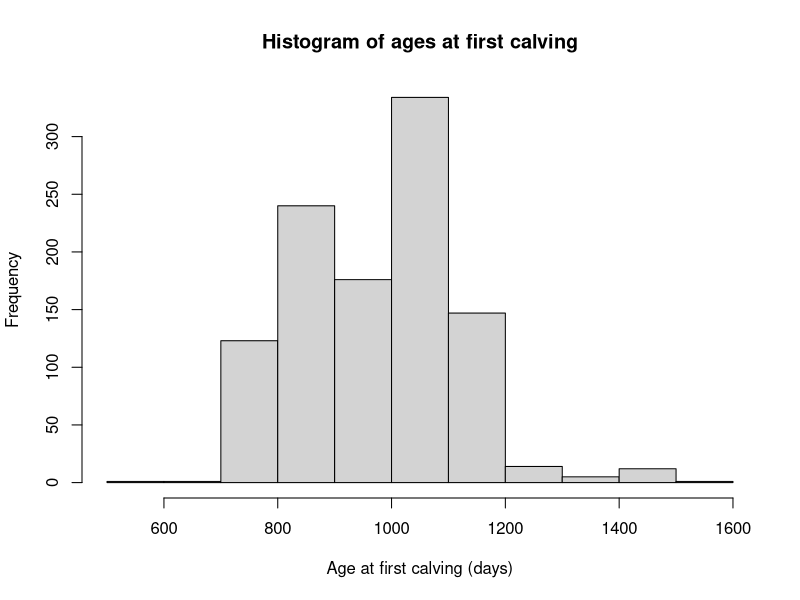
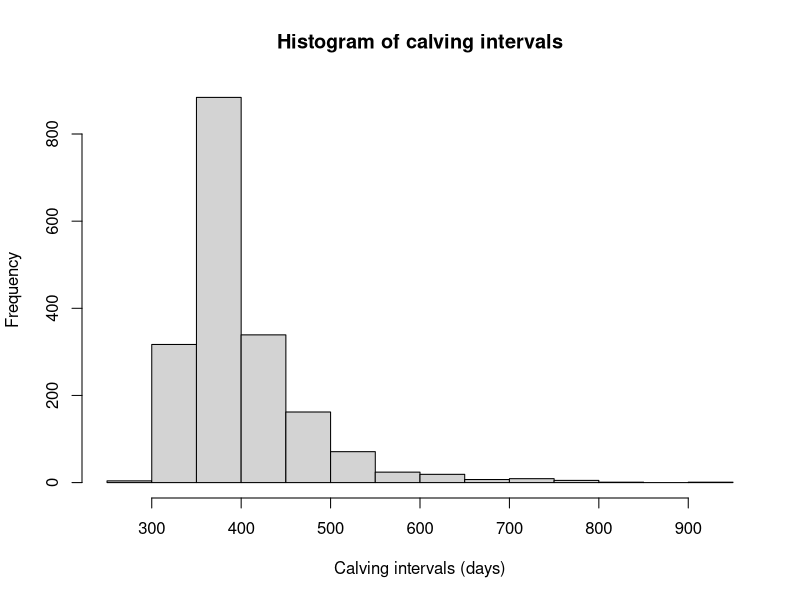

The R script that drew these images, in order:

## ----, data_loading, echo=FALSE------------------------------------------
mvt  <- read.table("data/mvt.txt", 
                   sep = ",", dec = ".", header = TRUE)
rec  <- read.table("data/rec.txt", 
                   sep = ",", dec = ".", header = TRUE)
ais  <- read.table("data/ais.txt", 
                   sep = ",", dec = ".", header = TRUE)
anim <- read.table("data/anim.txt", 
                   sep = ",", dec = ".", header = TRUE)


## ----, dataset_anim------------------------------------------------------
head(anim)


## ----, dataset_milk_recording--------------------------------------------
head(rec)


## ----, dataset_AI--------------------------------------------------------
head(ais)


## ------------------------------------------------------------------------
head(mvt)


## ----, mvt_causeIN_table-------------------------------------------------
table(mvt$cause_IN)


## ----, mvt_causeOUT_table------------------------------------------------
table(mvt$cause_OUT)


## ----, start_end-dates---------------------------------------------------
start_date <- "2006-01-01"
end_date   <- "2006-12-31"


## ----, lactation_list_create---------------------------------------------
lac <- rec[, c("herdID", "cowID", "date_calv", "parity")]
lac <- lac[-which(duplicated(lac)),]


## ----lactation_select_nullip---------------------------------------------
lac_p1 <- lac[lac$parity == 1, -match("parity", colnames(lac))]


## ----age_calving1_dob----------------------------------------------------
lac_p1 <- merge(lac_p1, anim[, c("cowID", "date_birth")], by = "cowID", all.x = TRUE)


## ----age_calving1--------------------------------------------------------
lac_p1$age_calv1 <- with(lac_p1, as.numeric(as.Date(date_calv) - as.Date(date_birth)))


## ----age_calv1_dist------------------------------------------------------
hist(lac_p1$age_calv1,
     main = "Histogram of ages at first calving",
     xlab = "Age at first calving (days)")


## ----age_calv1_percentiles-----------------------------------------------
quantile(lac_p1$age_calv1, c(.25, .5, .75), na.rm = TRUE)


## ----calv_int_date_pcalv-------------------------------------------------
lac <- lac[order(lac$cowID, as.Date(lac$date_calv)),]
lac$pcowID <- c(NA, lac$cowID[-nrow(lac)])
lac$date_pcalv <- c(NA, as.character(lac$date_calv)[-nrow(lac)])
lac$calv_int <- with(lac, ifelse(cowID == pcowID,
                                 as.numeric(as.Date(date_calv) - as.Date(date_pcalv)),
                                 NA))
lac <- lac[, -match(c("pcowID", "date_pcalv"), colnames(lac))]
lac <- lac[order(lac$herdID, as.Date(lac$date_calv)),]


## ----calv_int_dist-------------------------------------------------------
hist(lac$calv_int,
     main = "Histogram of calving intervals",
     xlab = "Calving intervals (days)")


## ----calv_int_percentiles------------------------------------------------
quantile(lac$calv_int, c(.25, .5, .75), na.rm = TRUE)


## ----scc_threshold-------------------------------------------------------
scc_T <- 200


## ----scc_aboveT_all------------------------------------------------------
with(rec, length(scc[scc > scc_T]) / length(scc))


## ------------------------------------------------------------------------
with(rec[as.Date(rec$date_mr) >= start_date & as.Date(rec$date_mr) <= end_date,], 
           length(scc[scc > scc_T]) / length(scc))


## ------------------------------------------------------------------------
with(rec[as.Date(rec$date_mr) >= start_date & as.Date(rec$date_mr) <= end_date,], 
           tapply(scc, herdID, function(x) length(x[x > scc_T]) / length(x)))


## ----raised_scc_mkvar----------------------------------------------------
rec <- rec[order(rec$cowID, as.Date(rec$date_mr)),]
rec$Dim <- with(rec, as.numeric(as.Date(date_mr) - as.Date(date_calv)))
rec$pcowID   <- c(NA, rec$cowID[-nrow(rec)])
rec$pdate_mr <- c(NA, as.character(rec$date_mr)[-nrow(rec)])
rec$pdate_mr <- with(rec, ifelse(cowID == pcowID, pdate_mr, NA))
rec$pDim     <- c(NA, rec$Dim[-nrow(rec)])
rec$pDim     <- with(rec, ifelse(cowID == pcowID, pDim, NA))
rec$pscc     <- c(NA, rec$scc[-nrow(rec)])
rec$pscc     <- with(rec, ifelse(cowID == pcowID, pscc, NA))

rec <- rec[, -match(c("pcowID", "pdate_mr"), colnames(rec))]


## ----prais_lac_all-------------------------------------------------------
with(rec[!is.na(rec$scc) & !is.na(rec$pscc) & rec$Dim > rec$pDim,],
  length(scc[scc >= scc_T & pscc < scc_T]) / length(scc[pscc < scc_T]))


## ----prais_lac_startend--------------------------------------------------
with(rec[as.Date(rec$date_mr) >= start_date & as.Date(rec$date_mr) <= end_date & !is.na(rec$scc) & !is.na(rec$pscc) & rec$Dim > rec$pDim,],
  length(scc[scc >= scc_T & pscc < scc_T]) / length(scc[pscc < scc_T]))


## ----prais_lac_startend_herd---------------------------------------------
rec$Irais <- rep(NA)

rec$Irais[!is.na(rec$scc) & !is.na(rec$pscc)] <- with(rec[!is.na(rec$scc) & !is.na(rec$pscc),], ifelse(pscc < 200, 0, Irais))

rec$Irais[!is.na(rec$Irais)] <- with(rec[!is.na(rec$Irais),],
                                    ifelse(scc >= 200, 1, 0))

with(rec[!is.na(rec$Irais) & rec$Dim > rec$pDim,], 
     tapply(Irais, herdID, function(x) length(x[x == 1]) / length(x)))


## ----prais_dp_startend_herd----------------------------------------------
with(rec[!is.na(rec$Irais) & rec$Dim < rec$pDim,], 
     tapply(Irais, herdID, function(x) length(x[x == 1]) / length(x)))


## ----pcur_dp_startend_herd-----------------------------------------------
rec$Icur <- rep(NA)

rec$Icur[!is.na(rec$scc) & !is.na(rec$pscc)] <- with(rec[!is.na(rec$scc) & !is.na(rec$pscc),], ifelse(pscc >= 200, 0, Icur))

rec$Icur[!is.na(rec$Icur)] <- with(rec[!is.na(rec$Icur),],
                                    ifelse(scc < 200, 1, 0))

with(rec[!is.na(rec$Icur) & rec$Dim < rec$pDim,], 
     tapply(Icur, herdID, function(x) length(x[x == 1]) / length(x)))


## ----fpr_mk--------------------------------------------------------------
rec$fpr <- with(rec, bfat / prot)


## ----fpr_ket-------------------------------------------------------------
fpr_ket_T     <- 1.4
fpr_ket_lbDim <- 30
fpr_ket_ubDim <- 100


## ----fpr_ket_all---------------------------------------------------------
with(rec[!is.na(rec$fpr) & rec$Dim >= fpr_ket_lbDim & rec$Dim <= fpr_ket_ubDim,], 
     length(fpr[fpr > fpr_ket_T]) / length(fpr))


## ----fpr_ket_startend----------------------------------------------------
with(rec[!is.na(rec$fpr) & rec$Dim >= fpr_ket_lbDim & rec$Dim <= fpr_ket_ubDim,], 
     length(fpr[fpr > fpr_ket_T]) / length(fpr))


## ----fpr_ket_startend_herd-----------------------------------------------
with(rec[!is.na(rec$fpr) & rec$Dim >= fpr_ket_lbDim & rec$Dim <= fpr_ket_ubDim,], 
     tapply(fpr, herdID, function(x) length(x[x > fpr_ket_T]) / length(x)))


## ----fpr_sara------------------------------------------------------------
fpr_sara_T <- 1.0


## ----fpr_sara_all--------------------------------------------------------
with(rec[!is.na(rec$fpr) ,], 
     length(fpr[fpr < fpr_sara_T]) / length(fpr))


## ----fpr_sara_startend---------------------------------------------------
with(rec[!is.na(rec$fpr) & as.Date(rec$date_mr) >= start_date & as.Date(rec$date_mr) <= end_date, ], 
     length(fpr[fpr < fpr_sara_T]) / length(fpr))


## ----fpr_sara_startend_herd----------------------------------------------
with(rec[!is.na(rec$fpr) & as.Date(rec$date_mr) >= start_date & as.Date(rec$date_mr) <= end_date, ], 
     tapply(fpr, herdID, function(x) length(x[x < fpr_sara_T]) / length(x)))



